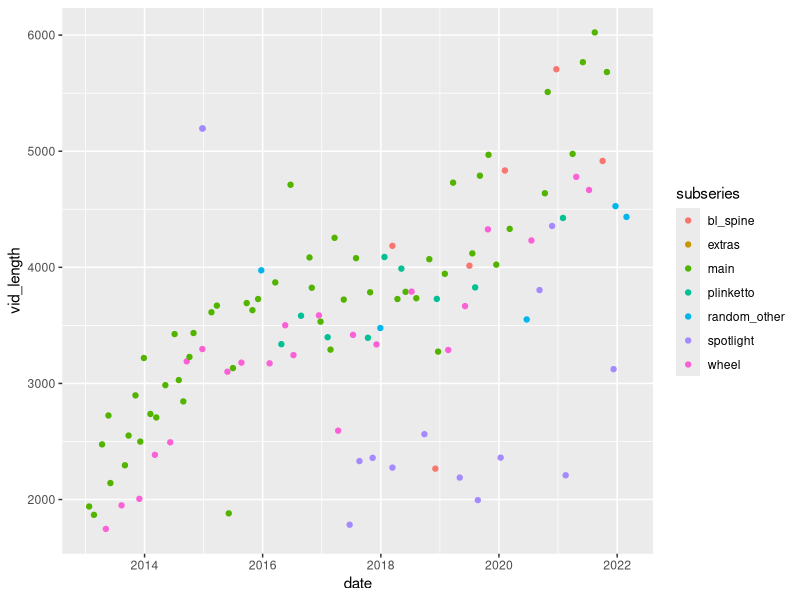

Write R code to recreate this figure.
## ---- chunk 1
library(dplyr)
library(ggplot2)
library(lubridate)

tibs <- readxl::read_xlsx("BestoftheWorst/data/botw_all2.xlsx") %>% mutate(date = ymd_hms(date), vid_length = duration(duration))
## ---- chunk 2

tibs %>% ggplot(aes(x = date, y = vid_length, color = subseries)) + geom_point()
                  

